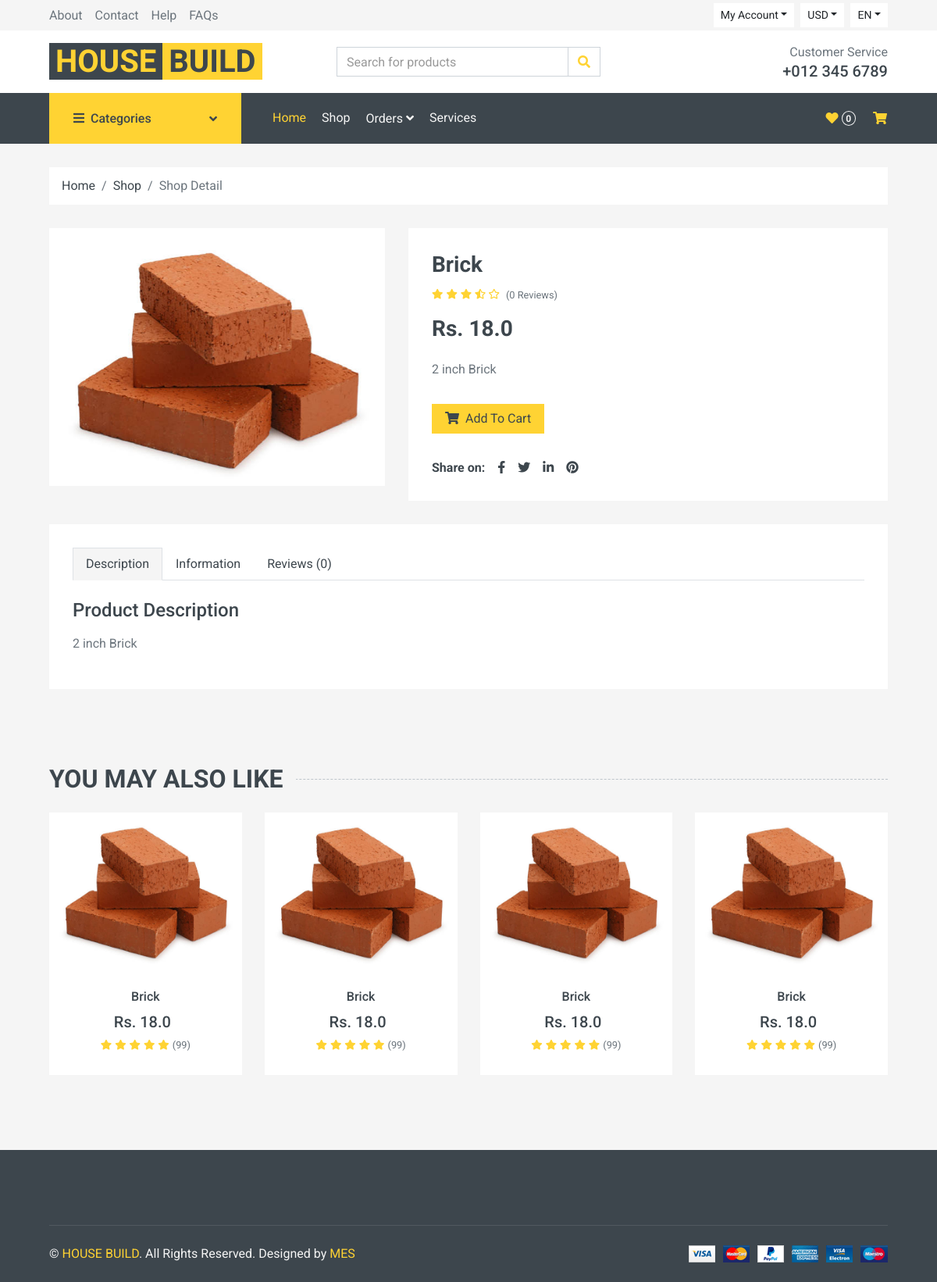
The app's page /Product/ProductsingleView/3 with its own data.
### Product/models.py (models this page shows, shortened)
class ProductDetails(models.Model):
    options = (
    ("Bricks", "Bricks"),
    ("Cement", "Cement"),
    ("Sand", "Sand"),
    ("Steel", "Steel"),
    ("Tiles", "Tiles"),
    ("Paint", "Paint"),
    ("Wood", "Wood"),
    ("Glass", "Glass"),
    ("Plumbing", "Plumbing"),
    ("Electrical", "Electrical"),
    ("Roofing", "Roofing"),
    ("Doors", "Doors"),
    ("Windows", "Windows"),
    ("Hardware", "Hardware"),
    ("Insulation", "Insulation"))
    option1 = (
    ("Interior", "Interior"),
    ("Exterior", "Exterior"),
    ("Bathroom", "Bathroom"),
    ("Kitchen", "Kitchen"),
    ("Roofing", "Roofing"),
    ("Flooring", "Flooring"),
    ("Foundation", "Foundation"),
    ("Walls", "Walls"),
    )
    product_name = models.CharField(max_length = 255)
    Product_category = models.CharField(max_length = 255, choices = options)
    Product_subcategory = models.CharField(max_length = 255,choices = option1,null=True)
    product_description = models.CharField(max_length = 255)
    product_price = models.FloatField()
    product_stock = models.IntegerField()
    Product_Image =models.FileField(upload_to="Produc_image",null=True)
    product_availability = models.BooleanField(default = True)
    user = models.ForeignKey(User, on_delete = models.CASCADE, null = True, blank  = True)

### Product/views.py (the view)
# urls.py: path("ProductsingleView/<int:pk>",views.ProductsingleView,name="ProductsingleView"),
def ProductsingleView(request,pk):
    product = ProductDetails.objects.get(id = pk)
    review = Review.objects.filter(product = product)
    cat = product.Product_category
    subcat = product.Product_subcategory
    suggested = ProductDetails.objects.filter(Product_subcategory = subcat, Product_category = cat)
    context = {
        "product":product,
        "suggested":suggested,
        "review":review,
        "lenreview":len(review)
    }
    return render(request,"productsingleview.html",context)

### templates/productsingleview.html (shortened to what this page needs)
{% extends "index.html" %}
{%load static%}
{% block content %}
    <div class="container-fluid">
        <div class="row px-xl-5">
            <div class="col-12">
                <nav class="breadcrumb bg-light mb-30">
                    <a class="breadcrumb-item text-dark" href="#">Home</a>
                    <a class="breadcrumb-item text-dark" href="#">Shop</a>
                    <span class="breadcrumb-item active">Shop Detail</span>
                </nav>
            </div>
        </div>
    </div>
    <div class="container-fluid pb-5">
        <div class="row px-xl-5">
            <div class="col-lg-5 mb-30">
                <div id="product-carousel" class="carousel slide" data-ride="carousel">
                    <div class="carousel-inner bg-light">
                        <div class="carousel-item active">
                            <img class="w-100 h-100" src="{{product.Product_Image.url}}" alt="Image">
                        </div>
                    </div>
                </div>
            </div>
            <div class="col-lg-7 h-auto mb-30">
                <div class="h-100 bg-light p-30">
                    <h3>{{product.product_name}}</h3>
                    <div class="d-flex mb-3">
                        <div class="text-primary mr-2">
                            <small class="fas fa-star"></small>
                            <small class="fas fa-star"></small>
                            <small class="fas fa-star"></small>
                            <small class="fas fa-star-half-alt"></small>
                            <small class="far fa-star"></small>
                        </div>
                        <small class="pt-1">({{lenreview}} Reviews)</small>
                    </div>
                    <h3 class="font-weight-semi-bold mb-4">Rs. {{product.product_price}}</h3>
                    <p class="mb-4">{{product.product_description}}</p>
                    <div class="d-flex align-items-center mb-4 pt-2">
                        <a href="{%url 'AddToCart' product.id %}" class="btn btn-primary px-3"><i class="fa fa-shopping-cart mr-1"></i> Add To
                            Cart</a>
                    </div>
                    <div class="d-flex pt-2">
                        <strong class="text-dark mr-2">Share on:</strong>
                        <div class="d-inline-flex">
                            <a class="text-dark px-2" href="">
                                <i class="fab fa-facebook-f"></i>
                            </a>
                            <a class="text-dark px-2" href="">
                                <i class="fab fa-twitter"></i>
                            </a>
                            <a class="text-dark px-2" href="">
                                <i class="fab fa-linkedin-in"></i>
                            </a>
                            <a class="text-dark px-2" href="">
                                <i class="fab fa-pinterest"></i>
                            </a>
                        </div>
                    </div>
                </div>
            </div>
        </div>
        <div class="row px-xl-5">
            <div class="col">
                <div class="bg-light p-30">
                    <div class="nav nav-tabs mb-4">
                        <a class="nav-item nav-link text-dark active" data-toggle="tab" href="#tab-pane-1">Description</a>
                        <a class="nav-item nav-link text-dark" data-toggle="tab" href="#tab-pane-2">Information</a>
                        <a class="nav-item nav-link text-dark" data-toggle="tab" href="#tab-pane-3">Reviews ({{lenreview}})</a>
                    </div>
                    <div class="tab-content">
                        <div class="tab-pane fade show active" id="tab-pane-1">
                            <h4 class="mb-3">Product Description</h4>
                            <p>{{product.product_description}}</p>
                        </div>
                    </div>
                </div>
            </div>
        </div>
    </div>
    <div class="container-fluid py-5">
        <h2 class="section-title position-relative text-uppercase mx-xl-5 mb-4"><span class="bg-secondary pr-3">You May Also Like</span></h2>
        <div class="row px-xl-5">
            <div class="col">
                <div class="owl-carousel related-carousel">
                 {% for i in suggested %}
                <div class="product-item bg-light">
                    <div class="product-img position-relative overflow-hidden">
                        <img class="" style="height:200px;width:100%" src="{{i.Product_Image.url}}" alt="">
                        <div class="product-action">
                        </div>
                    </div>
                    <div class="text-center py-4">
                        <a class="h6 text-decoration-none text-truncate" href="">{{i.product_name}}</a>
                        <div class="d-flex align-items-center justify-content-center mt-2">
                            <h5>Rs. {{i.product_price}}</h5><h6 class="text-muted ml-2"></h6>
                        </div>
                        <div class="d-flex align-items-center justify-content-center mb-1">
                            <small class="fa fa-star text-primary mr-1"></small>
                            <small class="fa fa-star text-primary mr-1"></small>
                            <small class="fa fa-star text-primary mr-1"></small>
                            <small class="fa fa-star text-primary mr-1"></small>
                            <small class="fa fa-star text-primary mr-1"></small>
                            <small>(99)</small>
                        </div>
                    </div>
                </div>
            {% endfor %}
                </div>
            </div>
        </div>
    </div>
{% endblock %}

### records on screen
ProductDetails: Product_Image (picture), product_name "Brick", product_price "18.0", product_description "2 inch Brick"

### other values on screen
{{ lenreview }} "0"
